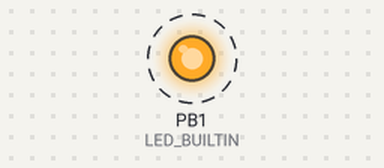
Recording of a sketch running on a simulated ATtiny85, built with avr-gcc and run on an emulated ATtiny85. On the bench: output pins drawn as LEDs (lit = HIGH). Dashed ring = blinking.

Above: at 0.15 s.
Timing chart, 0 to 3.0 s (numbered marks = the images above):
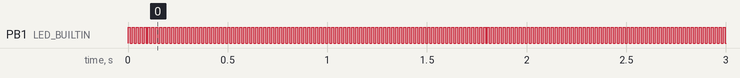

Measured:
- by itself, PB1 (LED_BUILTIN): alternates HIGH for 0.01 s and LOW for 0.01 s

The sketch:

arduinoTesting_IRF3205.ino
```cpp
/*
  Blink with fast PWM pin
  Turns on an LED on and off, repeatedly, along with fast toggle of a specific pin.
  For more information see https://github.com/maxint-rd/FastPwmPin

  Most Arduinos have an on-board LED you can control. On the UNO, MEGA and ZERO
  it is attached to digital pin 13, on MKR1000 on pin 6. LED_BUILTIN is set to
  the correct LED pin independent of which board is used.
  If you want to know what pin the on-board LED is connected to on your Arduino model, check
  the Technical Specs of your board  at https://www.arduino.cc/en/Main/Products
  For ATtiny85 and ATtiny13A the library set LED_BUILTIN to pin 2.

  This example code is based on the Arduino Blink example, released in the public domain.
  Original version modified by Scott Fitzgerald, Arturo Guadalupi & Colby Newman.
  This version modified 17 January 2018 by Maxint R&D (github.com/maxint-rd)
*/

#include <FastPwmPin.h>

// the setup function runs once when you press reset or power the board
void setup() {
  // initialize digital pin LED_BUILTIN as an output.
  pinMode(LED_BUILTIN, OUTPUT);
  //pinMode(3, OUTPUT);

  // Enable fast PWM on a pin
  // ATmega328/168 (Uno/Nano/Pro Mini): pin D3 or pin D11 (D11 toggle only)
  // ATtiny85: pin D1, D4 (D0/D3 only as inverted for D1/D4, 51%-99%)
  // ATtiny13A: pin D1, D0 (D0 toggle only)
  FastPwmPin::enablePwmPin(11, 200000L, 50);
  // digitalWrite(3, HIGH);

}

// the loop function runs over and over again forever
void loop() {
  digitalWrite(LED_BUILTIN, HIGH);   // turn the LED on (HIGH is the voltage level)
  delay(10);                       // wait for a second
  digitalWrite(LED_BUILTIN, LOW);    // turn the LED off by making the voltage LOW
  delay(10);                       // wait for a second
}
```
